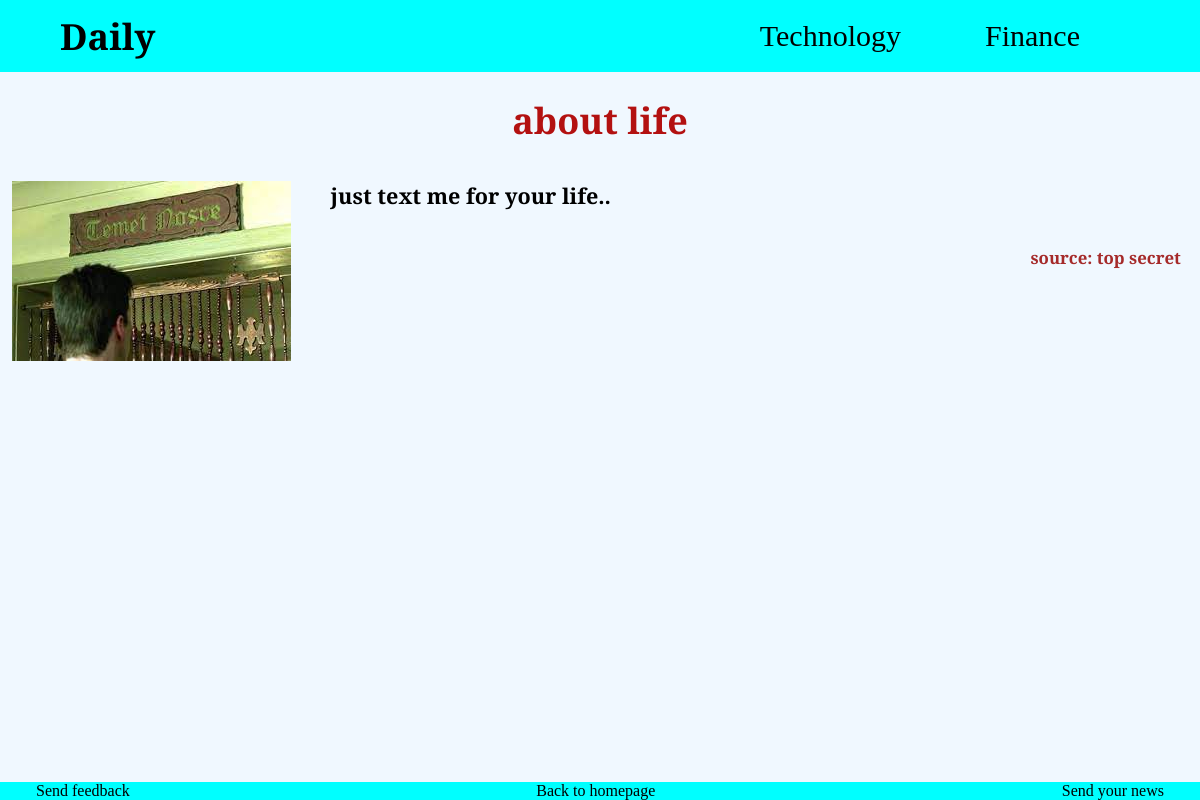
The page /news/1/ on the database its author committed.
### myblog/models.py (models this page shows, shortened)
class News (models.Model):
    sender = models.CharField(max_length=50)
    source = models.CharField(max_length=80)
    image = models.ImageField(upload_to='news_images/', null=True, blank=True)
    title = models.CharField(max_length=125)
    content = models.TextField()
    topics = models.ManyToManyField(Topic, related_name='news')
    created_at = models.DateTimeField(auto_now_add=True)
    is_active = models.BooleanField(default=False)

### myblog/views.py (the view)
# urls.py: path('news/<int:id>/', views.news_detail, name='newsdetail'),
def news_detail(request,id):
    news = get_object_or_404(News, pk=id)
    return render(request, 'blog/news_detail.html', {'news': news})

### myblog/templates/blog/news_detail.html (shortened to what this page needs)
{% load static %}
<!DOCTYPE html>
<html lang="en">
<head>
    <link rel="stylesheet" href="{%static 'css/news_detail.css' %}">
</head>
<body>
    <div class="navbar">
        <div class="logo" onclick="window.location.href = '{% url 'home' %}'">Daily</div>
        <div class="titles">
        <div onclick="window.location.href = '{% url 'technews' %}'">Technology</div>
        <div onclick="window.location.href = '{% url 'financenews' %}'">Finance</div>
        </div>
    </div>
    <h1 class="news_title">{{news.title}}</h1>
    {% if news.image %}
    <img class="news-image" src="{{ news.image.url }}" alt="News image">
    {% endif %}
    <div class="news_content">{{news.content}}</div>
    {% if news.source %}
        <div class="source_sender">source: {{news.source}}</div>
    {% elif news.sender %}
        <div class="source_sender">sender: {{news.sender}}</div>
    {% endif %}
</body>
<footer>
    <a href="{% url 'sendfb' %}" class="send_fb">Send feedback</a>
    <a href="{% url 'home' %}" class="back_home">Back to homepage</a>
    <a href="{% url 'createnews' %}" class="send_news">Send your news</a>
</footer>
</html>

### myblog/static/css/news_detail.css (style rules this page uses)
* { margin: 0; padding: 0; box-sizing: border-box; font-family: "EB Garamond", serif; font-optical-sizing: auto; font-weight: 400; font-style: normal; }
body { background-color: aliceblue; }
.navbar { background-color: aqua; height: 6vw; width: 100%; display: flex; flex-direction: row; }
.logo { font-size: 3vw; font-weight: bolder; margin-right: auto; margin-left: 5%; display: flex; align-items: center; }
.titles { font-size: 2.5vw; display: flex; flex-direction: row; align-items: center; margin-left: auto; margin-right: 10%; gap: 7vw; font-weight: bold; }
.news_title { font-size: 3vw; font-weight: bolder; color: rgb(179, 17, 17); text-align: center; margin-top: 2vw; margin-bottom: 3vw; }
.news-image { float: left; margin-left: 1vw; margin-right: 2.5vw; max-width: 30vw; max-height: 30vw; }
.news_content { font-weight: bold; font-size: 1.8vw; margin-left: 2.5vw; text-indent: 0.8vw; }
.source_sender { text-align: end; margin-right: 1.6vw; margin-top: 3vw; margin-bottom: 3vw; font-weight: bolder; font-size: 1.4vw; color: brown; }
footer { background-color: cyan; width: 100%; position: fixed; bottom: 0; display: flex; justify-content: space-between; align-items: center; }
.send_fb { margin-left: 3vw; text-decoration: none; color: black; }
.back_home { text-decoration: none; color: black; }
.send_news { margin-right: 3vw; text-decoration: none; color: black; }

### rows shown on the page
News: title "about life", image (picture), content "just text me for your life..", source "top secret"
